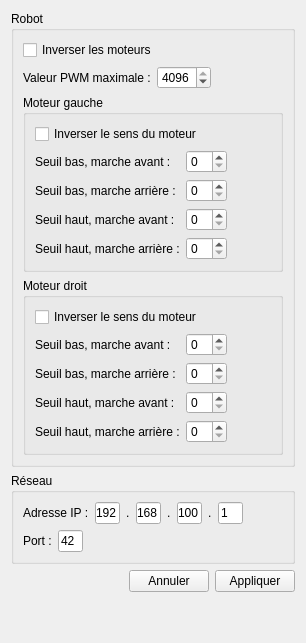
      <widget class="QWidget" name="tab_2">
       <attribute name="title">
        <string>Paramètres</string>
       </attribute>
       <layout class="QVBoxLayout" name="verticalLayout_4">
        <item>
         <widget class="QGroupBox" name="groupBox_2">
          <property name="title">
           <string>Robot</string>
          </property>
          <layout class="QVBoxLayout" name="verticalLayout_5">
           <item>
            <widget class="QCheckBox" name="checkBox_inverse_motors">
             <property name="text">
              <string>Inverser les moteurs</string>
             </property>
            </widget>
           </item>
           <item>
            <layout class="QGridLayout" name="gridLayout_3">
             <item row="0" column="0">
              <widget class="QLabel" name="label_7">
               <property name="text">
                <string>Valeur PWM maximale :</string>
               </property>
              </widget>
             </item>
             <item row="0" column="1">
              <widget class="QSpinBox" name="pwm_max_value">
               <property name="maximum">
                <number>4096</number>
               </property>
               <property name="value">
                <number>4096</number>
               </property>
              </widget>
             </item>
             <item row="0" column="2">
              <spacer name="horizontalSpacer_4">
               <property name="orientation">
                <enum>Qt::Horizontal</enum>
               </property>
               <property name="sizeHint" stdset="0">
                <size>
                 <width>40</width>
                 <height>20</height>
                </size>
               </property>
              </spacer>
             </item>
            </layout>
           </item>
           <item>
            <widget class="QGroupBox" name="groupBox_7">
             <property name="title">
              <string>Moteur gauche</string>
             </property>
             <layout class="QVBoxLayout" name="verticalLayout">
              <item>
               <widget class="QCheckBox" name="checkBox_inverse_left_motor_direction">
                <property name="text">
                 <string>Inverser le sens du moteur</string>
                </property>
               </widget>
              </item>
              <item>
               <layout class="QGridLayout" name="gridLayout_2">
                <item row="1" column="0">
                 <widget class="QLabel" name="label_2">
                  <property name="text">
                   <string>Seuil bas, marche arrière :</string>
                  </property>
                 </widget>
                </item>
                <item row="2" column="0">
                 <widget class="QLabel" name="label_9">
                  <property name="text">
                   <string>Seuil haut, marche avant :</string>
                  </property>
                 </widget>
                </item>
                <item row="2" column="1">
                 <widget class="QSpinBox" name="spinBox_left_high_forward"/>
                </item>
                <item row="0" column="2">
                 <spacer name="horizontalSpacer_3">
                  <property name="orientation">
                   <enum>Qt::Horizontal</enum>
                  </property>
                  <property name="sizeHint" stdset="0">
                   <size>
                    <width>40</width>
                    <height>20</height>
                   </size>
                  </property>
                 </spacer>
                </item>
                <item row="0" column="1">
                 <widget class="QSpinBox" name="spinBox_left_low_forward"/>
                </item>
                <item row="1" column="1">
                 <widget class="QSpinBox" name="spinBox_left_low_backward"/>
                </item>
                <item row="0" column="0">
                 <widget class="QLabel" name="label">
                  <property name="text">
                   <string>Seuil bas, marche avant :</string>
                  </property>
                 </widget>
                </item>
                <item row="3" column="0">
                 <widget class="QLabel" name="label_10">
                  <property name="text">
                   <string>Seuil haut, marche arrière :</string>
                  </property>
                 </widget>
                </item>
                <item row="3" column="1">
                 <widget class="QSpinBox" name="spinBox_left_high_backward"/>
                </item>
               </layout>
              </item>
             </layout>
            </widget>
           </item>
           <item>
            <widget class="QGroupBox" name="groupBox_8">
             <property name="title">
              <string>Moteur droit</string>
             </property>
             <layout class="QVBoxLayout" name="verticalLayout_7">
              <item>
               <widget class="QCheckBox" name="checkBox_inverse_right_motor_direction">
                <property name="text">
                 <string>Inverser le sens du moteur</string>
                </property>
               </widget>
              </item>
              <item>
               <layout class="QGridLayout" name="gridLayout_4">
                <item row="0" column="0">
                 <widget class="QLabel" name="label_5">
                  <property name="text">
                   <string>Seuil bas, marche avant :</string>
                  </property>
                 </widget>
                </item>
                <item row="1" column="1">
                 <widget class="QSpinBox" name="spinBox_right_low_backward"/>
                </item>
                <item row="2" column="1">
                 <widget class="QSpinBox" name="spinBox_right_high_forward"/>
                </item>
                <item row="2" column="0">
                 <widget class="QLabel" name="label_11">
                  <property name="text">
                   <string>Seuil haut, marche avant :</string>
                  </property>
                 </widget>
                </item>
                <item row="1" column="0">
                 <widget class="QLabel" name="label_4">
                  <property name="text">
                   <string>Seuil bas, marche arrière :</string>
                  </property>
                 </widget>
                </item>
                <item row="3" column="1">
                 <widget class="QSpinBox" name="spinBox_right_high_backward"/>
                </item>
                <item row="0" column="1">
                 <widget class="QSpinBox" name="spinBox_right_low_forward"/>
                </item>
                <item row="0" column="2">
                 <spacer name="horizontalSpacer_5">
                  <property name="orientation">
                   <enum>Qt::Horizontal</enum>
                  </property>
                  <property name="sizeHint" stdset="0">
                   <size>
                    <width>40</width>
                    <height>20</height>
                   </size>
                  </property>
                 </spacer>
                </item>
                <item row="3" column="0">
                 <widget class="QLabel" name="label_12">
                  <property name="text">
                   <string>Seuil haut, marche arrière :</string>
                  </property>
                 </widget>
                </item>
               </layout>
              </item>
             </layout>
            </widget>
           </item>
          </layout>
         </widget>
        </item>
        <item>
         <widget class="QGroupBox" name="groupBox">
          <property name="minimumSize">
           <size>
            <width>0</width>
            <height>0</height>
           </size>
          </property>
          <property name="title">
           <string>Réseau</string>
          </property>
          <layout class="QVBoxLayout" name="verticalLayout_14">
           <item>
            <layout class="QGridLayout" name="gridLayout">
             <item row="0" column="4">
              <widget class="QLabel" name="label_30">
               <property name="text">
                <string>.</string>
               </property>
              </widget>
             </item>
             <item row="0" column="3">
              <widget class="QLineEdit" name="lineEdit_ip_2">
               <property name="sizePolicy">
                <sizepolicy hsizetype="Fixed" vsizetype="Fixed">
                 <horstretch>0</horstretch>
                 <verstretch>0</verstretch>
                </sizepolicy>
               </property>
               <property name="maximumSize">
                <size>
                 <width>25</width>
                 <height>16777215</height>
                </size>
               </property>
               <property name="text">
                <string>168</string>
               </property>
               <property name="maxLength">
                <number>3</number>
               </property>
              </widget>
             </item>
             <item row="0" column="5">
              <widget class="QLineEdit" name="lineEdit_ip_1">
               <property name="sizePolicy">
                <sizepolicy hsizetype="Fixed" vsizetype="Fixed">
                 <horstretch>0</horstretch>
                 <verstretch>0</verstretch>
                </sizepolicy>
               </property>
               <property name="maximumSize">
                <size>
                 <width>25</width>
                 <height>16777215</height>
                </size>
               </property>
               <property name="text">
                <string>100</string>
               </property>
               <property name="maxLength">
                <number>3</number>
               </property>
              </widget>
             </item>
             <item row="0" column="1">
              <widget class="QLineEdit" name="lineEdit_ip_3">
               <property name="sizePolicy">
                <sizepolicy hsizetype="Fixed" vsizetype="Fixed">
                 <horstretch>0</horstretch>
                 <verstretch>0</verstretch>
                </sizepolicy>
               </property>
               <property name="maximumSize">
                <size>
                 <width>25</width>
                 <height>16777215</height>
                </size>
               </property>
               <property name="text">
                <string>192</string>
               </property>
               <property name="maxLength">
                <number>3</number>
               </property>
               <property name="clearButtonEnabled">
                <bool>false</bool>
               </property>
              </widget>
             </item>
             <item row="0" column="0">
              <widget class="QLabel" name="label_3">
               <property name="text">
                <string>Adresse IP :</string>
               </property>
              </widget>
             </item>
             <item row="0" column="6">
              <widget class="QLabel" name="label_31">
               <property name="text">
                <string>.</string>
               </property>
              </widget>
             </item>
             <item row="0" column="2">
              <widget class="QLabel" name="label_29">
               <property name="text">
                <string>.</string>
               </property>
              </widget>
             </item>
             <item row="0" column="7">
              <widget class="QLineEdit" name="lineEdit_ip_0">
               <property name="sizePolicy">
                <sizepolicy hsizetype="Fixed" vsizetype="Fixed">
                 <horstretch>0</horstretch>
                 <verstretch>0</verstretch>
                </sizepolicy>
               </property>
               <property name="maximumSize">
                <size>
                 <width>25</width>
                 <height>16777215</height>
                </size>
               </property>
               <property name="text">
                <string>1</string>
               </property>
               <property name="maxLength">
                <number>3</number>
               </property>
              </widget>
             </item>
             <item row="0" column="8">
              <spacer name="horizontalSpacer_2">
               <property name="orientation">
                <enum>Qt::Horizontal</enum>
               </property>
               <property name="sizeHint" stdset="0">
                <size>
                 <width>40</width>
                 <height>20</height>
                </size>
               </property>
              </spacer>
             </item>
            </layout>
           </item>
           <item>
            <layout class="QHBoxLayout" name="horizontalLayout_10">
             <item>
              <widget class="QLabel" name="label_6">
               <property name="text">
                <string>Port :</string>
               </property>
              </widget>
             </item>
             <item>
              <widget class="QLineEdit" name="lineEdit_port">
               <property name="sizePolicy">
                <sizepolicy hsizetype="Expanding" vsizetype="Fixed">
                 <horstretch>0</horstretch>
                 <verstretch>0</verstretch>
                </sizepolicy>
               </property>
               <property name="maximumSize">
                <size>
                 <width>25</width>
                 <height>16777215</height>
                </size>
               </property>
               <property name="text">
                <string>42</string>
               </property>
               <property name="maxLength">
                <number>5</number>
               </property>
              </widget>
             </item>
             <item>
              <spacer name="horizontalSpacer_19">
               <property name="orientation">
                <enum>Qt::Horizontal</enum>
               </property>
               <property name="sizeHint" stdset="0">
                <size>
                 <width>40</width>
                 <height>20</height>
                </size>
               </property>
              </spacer>
             </item>
            </layout>
           </item>
          </layout>
         </widget>
        </item>
        <item>
         <layout class="QGridLayout" name="gridLayout_11">
          <item row="0" column="2">
           <widget class="QPushButton" name="Appliquer">
            <property name="text">
             <string>Appliquer</string>
            </property>
           </widget>
          </item>
          <item row="0" column="1">
           <widget class="QPushButton" name="Annuler">
            <property name="text">
             <string>Annuler</string>
            </property>
           </widget>
          </item>
          <item row="0" column="0">
           <spacer name="horizontalSpacer_12">
            <property name="orientation">
             <enum>Qt::Horizontal</enum>
            </property>
            <property name="sizeHint" stdset="0">
             <size>
              <width>40</width>
              <height>20</height>
             </size>
            </property>
           </spacer>
          </item>
         </layout>
        </item>
        <item>
         <spacer name="verticalSpacer_2">
          <property name="orientation">
           <enum>Qt::Vertical</enum>
          </property>
          <property name="sizeHint" stdset="0">
           <size>
            <width>20</width>
            <height>40</height>
           </size>
          </property>
         </spacer>
        </item>
       </layout>
      </widget>
